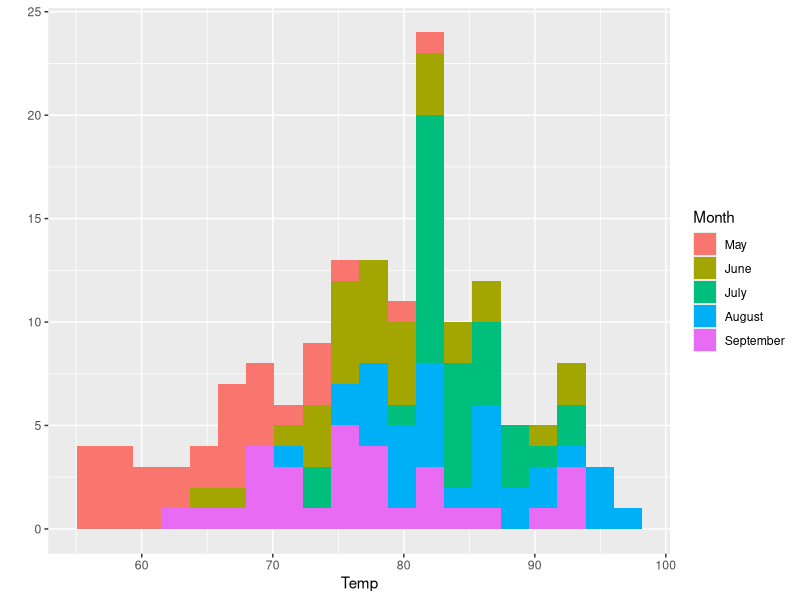
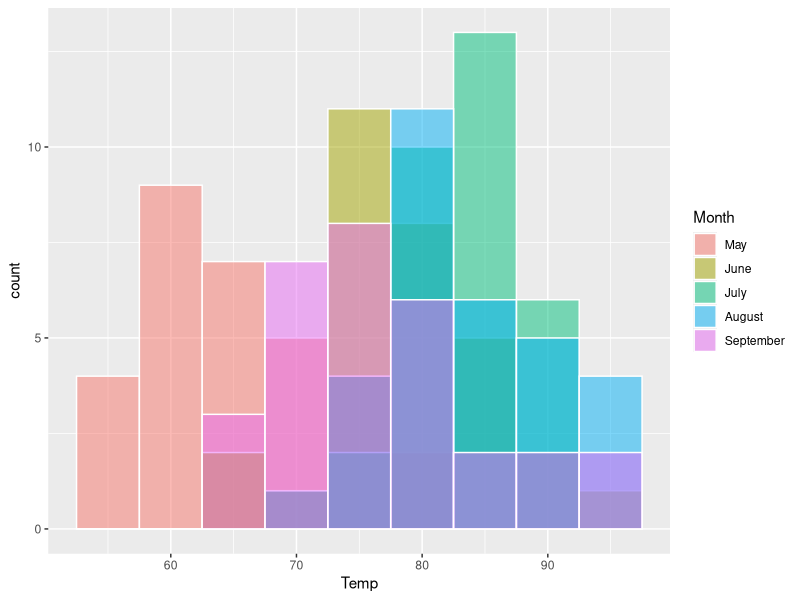
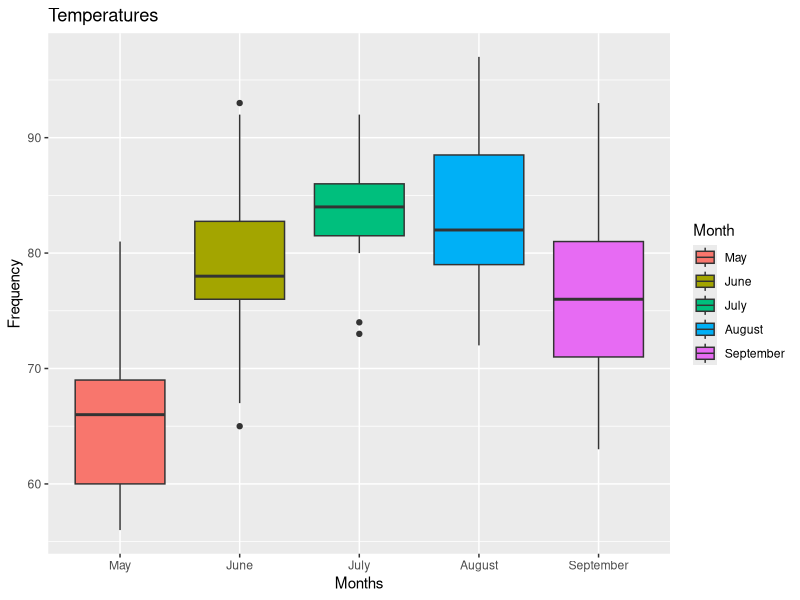
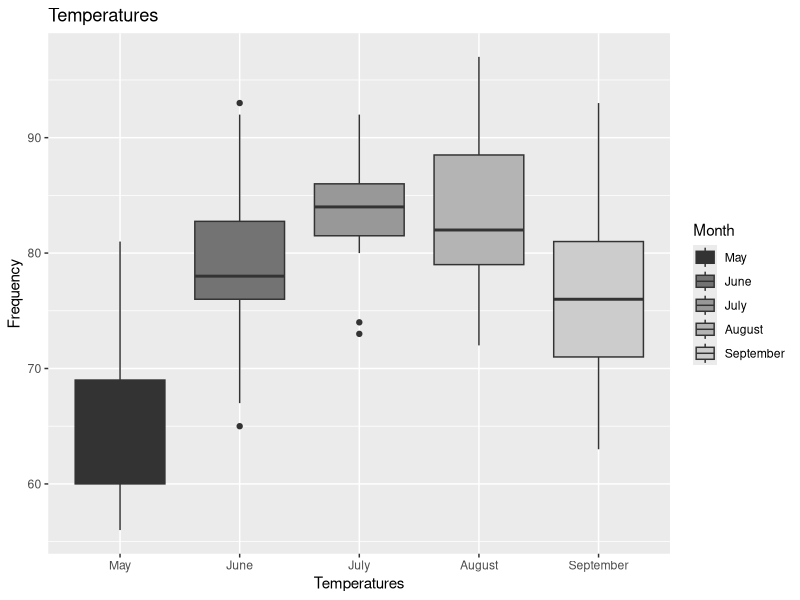

Recreate these plots in R, in order.
## ---- chunk 1
knitr::opts_chunk$set(echo = TRUE)
## ---- chunk 2
library(tidyverse)
datasets::airquality
setwd("C:/Users/rsaidi/Dropbox/Rachel/MontColl/Datasets/Datasets")
write_csv(airquality, "airquality.csv")
## ---- chunk 3
str(airquality)
## ---- chunk 4
airquality$Month[airquality$Month == 5]<- "May"
airquality$Month[airquality$Month == 6]<- "June"
airquality$Month[airquality$Month == 7]<- "July"
airquality$Month[airquality$Month == 8]<- "August"
airquality$Month[airquality$Month == 9]<- "September"
## ---- chunk 5
str(airquality)
summary(airquality)
## ---- chunk 6
mean(airquality$Temp)
mean(airquality[,4])
median(airquality$Temp)
var(airquality$Wind)
## ---- chunk 7
airquality$Month<-factor(airquality$Month, levels=c("May", "June","July", "August", "September"))
## ---- chunk 8
p1 <- qplot(data = airquality,Temp,fill = Month,geom = "histogram", bins = 20)
p1
## ---- chunk 9
p2 <- airquality %>%
  ggplot(aes(x=Temp, fill=Month)) +
  geom_histogram(position="identity", alpha=0.5, binwidth = 5, color = "white")+
  scale_fill_discrete(name = "Month", labels = c("May", "June","July", "August", "September"))
p2
## ---- chunk 10
p3 <- airquality %>%
  ggplot(aes(Month, Temp, fill = Month)) + 
  ggtitle("Temperatures") +
  xlab("Months") +
  ylab("Frequency") +
  geom_boxplot() +
  scale_fill_discrete(name = "Month", labels = c("May", "June","July", "August", "September"))
p3 
## ---- chunk 11
p4 <- airquality %>%
  ggplot(aes(Month, Temp, fill = Month)) + 
  ggtitle("Temperatures") +
  xlab("Temperatures") +
  ylab("Frequency") +
  geom_boxplot()+
  scale_fill_grey(name = "Month", labels = c("May", "June","July", "August", "September"))
p4
